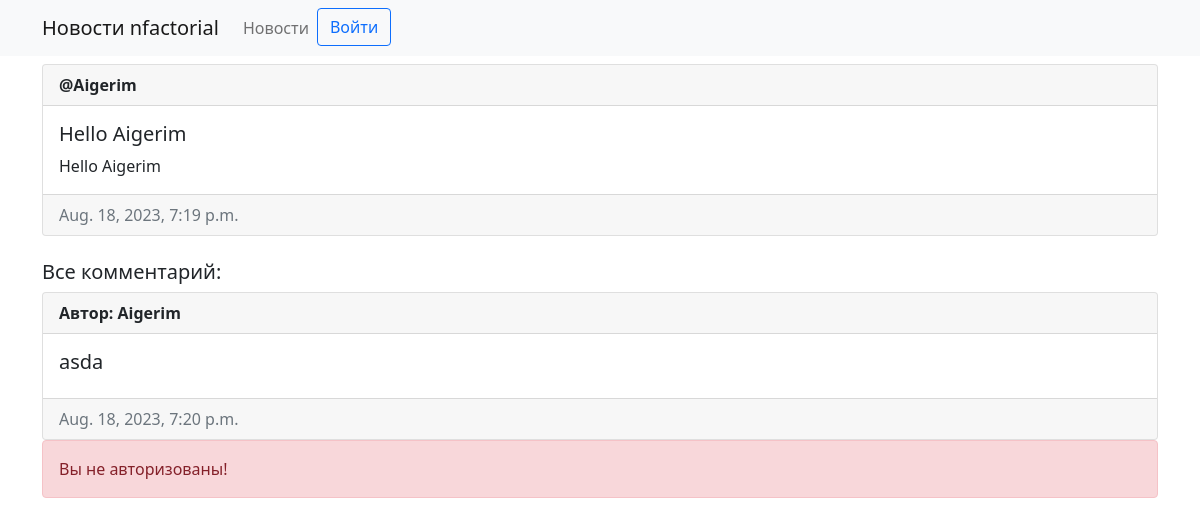
The app's page /news/7/ with its own data.
### news/models.py (models this page shows, shortened)
class News(models.Model):
    author = models.ForeignKey(User, on_delete=models.CASCADE)
    title = models.CharField(max_length=200)
    content = models.TextField()
    created_at = models.DateTimeField(auto_now_add=True)

class Comment(models.Model):
    author = models.ForeignKey(User, on_delete=models.CASCADE)
    content = models.TextField()
    created_at = models.DateTimeField(auto_now_add=True)
    news = models.ForeignKey(News, on_delete=models.CASCADE, related_name='comments')

### news/views.py (the view, shortened to what this page needs)
# urls.py: path('<int:news_id>/', NewsDetailView.as_view(),  name='news_detail'),
class NewsDetailView(View):
    def get(self, request, news_id):
        news = get_object_or_404(News, id=news_id)
        form = CommentForm()
        comments = news.comments.all().order_by('-created_at')
        return render(request, 'news/detail.html', {'news': news, 'comments': comments, 'form': form})

### news/templates/news/detail.html (shortened to what this page needs)
{% extends 'news/base.html' %}
    {% block news_detail %}
        <div class="card mt-2">
            <div class="card-header"><strong>@{{ news.author.username }}</strong></div>
            <div class="card-body d-flex flex-row justify-content-between">
              <div>
                <h5 class="card-title">
                    {{news.title}}
                </h5>
                <p class="card-text">{{news.content}}</p>
              </div>
            </div>
            <div class="card-footer text-muted">{{news.created_at}}</div>
          </div>
    {% endblock %}
    {% block nav %}
          <br>
        <h5>Все комментарий: </h5>
        {% for comment in comments %}
        <div class="card mt-2">
            <div class="card-header"><strong>Автор: {{ comment.author.username }}</strong></div>
            <div class="card-body d-flex flex-row justify-content-between">
              <div>
                <h5 class="card-title">
                    {{comment.content}}
                </h5>
              </div>
            </div>
            <div class="card-footer text-muted">{{comment.created_at}}</div>
          </div>
        {% empty %}
            <p>Нет комментарий</p>
        {% endfor %}
    {% endblock %}

### records on screen
News: author.username "Aigerim", title "Hello Aigerim", content "Hello Aigerim", created_at "Aug. 18, 2023, 7:19 p.m."
Comment: author.username "Aigerim", content "asda", created_at "Aug. 18, 2023, 7:20 p.m."
